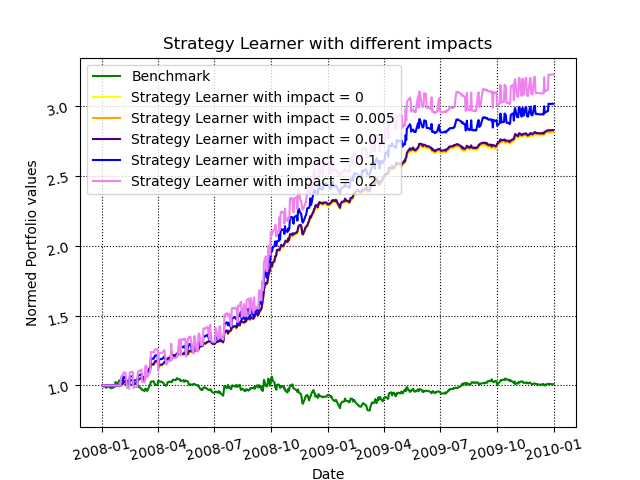

Recreate this plot in Python.
import datetime as dt
import numpy as np
import pandas as pd

from util import get_data, plot_data
import ManualStrategy as ms
import indicators as ind
import marketsimcode as msc
import StrategyLearner as stl
import matplotlib.pyplot as plt


def get_benchmark_statistics(benchmark_portvals):

    # Get Benchmark portfolio statistics
    benchmark_portvals = benchmark_portvals[benchmark_portvals.columns[0]]
    benchmark_daily_returns = np.diff(benchmark_portvals) / benchmark_portvals[0: len(benchmark_portvals) - 1]
    benchmark_cum_ret = (benchmark_portvals[-1] / benchmark_portvals[0]) - 1
    benchmark_avg_daily_ret = round(np.mean(benchmark_daily_returns), 15)
    benchmark_tempdf = pd.DataFrame(benchmark_daily_returns, dtype=float)
    benchmark_std_daily_ret = benchmark_tempdf.std()
    benchmark_sharpe_ratio = round(np.sqrt(252) * benchmark_avg_daily_ret / benchmark_std_daily_ret, 15)

    print(f"Sharpe Ratio of Benchmark : {round(benchmark_sharpe_ratio[0], 12)}")
    print()
    print(f"Cumulative Return of Benchmark : {round(benchmark_cum_ret,12)}")
    print()
    print(f"Standard Deviation of Benchmark : {round(benchmark_std_daily_ret[0], 12)}")
    print()
    print(f"Average Daily Return of Benchmark : {round(benchmark_avg_daily_ret, 12)}")
    print()
    print(f"Final Portfolio Value of Benchmark: {benchmark_portvals[-1]}")

def get_statistics(portvals):

    portvals = portvals[portvals.columns[0]]
    daily_returns = np.diff(portvals) / portvals[0: len(portvals) - 1]
    cum_ret = (portvals[-1] / portvals[0]) - 1
    avg_daily_ret = round(np.mean(daily_returns), 15)
    tempdf = pd.DataFrame(daily_returns, dtype=float)
    std_daily_ret = tempdf.std()
    sharpe_ratio = round(np.sqrt(252) * avg_daily_ret / std_daily_ret, 15)

    print(f"Sharpe Ratio of Strategy Learner: {round(sharpe_ratio[0], 12)}")
    print()
    print(f"Cumulative Return of Strategy Learner: {round(cum_ret, 12)}")
    print()
    print(f"Standard Deviation of Strategy Learner: {round(std_daily_ret[0], 12)}")
    print()
    print(f"Average Daily Return of Strategy Learner: {round(avg_daily_ret, 15)}")
    print()
    print(f"Final Portfolio Value of Strategy Learner: {portvals[-1]}")


def plot_comparison(benchmark_portvals, learner_portval_1, learner_portval_2,learner_portval_3,learner_portval_4,learner_portval_5):
    # Normalize portfolio values

    benchmark_portvals = benchmark_portvals / benchmark_portvals.iloc[0]
    learner_portval_1 = learner_portval_1 / learner_portval_1.iloc[0]
    learner_portval_2 = learner_portval_2 / learner_portval_2.iloc[0]
    learner_portval_3 = learner_portval_3 / learner_portval_3.iloc[0]
    learner_portval_4 = learner_portval_4 / learner_portval_4.iloc[0]
    learner_portval_5 = learner_portval_5 / learner_portval_5.iloc[0]


    plt.plot(benchmark_portvals, label="Benchmark", color='green')
    plt.plot(learner_portval_1, label="Strategy Learner with impact = 0", color='yellow')
    plt.plot(learner_portval_2, label="Strategy Learner with impact = 0.005", color='orange')
    plt.plot(learner_portval_3, label="Strategy Learner with impact = 0.01", color='indigo')
    plt.plot(learner_portval_4, label="Strategy Learner with impact = 0.1", color='blue')
    plt.plot(learner_portval_5, label="Strategy Learner with impact = 0.2", color='violet')

    plt.title("Strategy Learner with different impacts")
    plt.xlabel("Date")
    plt.ylabel("Normed Portfolio values")
    plt.tick_params(rotation=12)
    plt.legend(loc='best')
    plt.grid(color='black', linestyle='dotted')
    plt.savefig("experiment2.png")
    plt.clf()

def perform_exp2():
    symbol = 'JPM'
    sd = dt.datetime(2008, 1, 1)
    ed = dt.datetime(2009, 12, 31)
    sv = 100000
    commission = 0
    impact = 0

    #Strategy learner for insample period
    learner = stl.StrategyLearner(verbose=False, impact=0.0, commission=0.0)  # constructor
    learner.add_evidence(symbol=symbol, sd=sd, ed=ed,sv=sv)  # training phase
    df_trades = learner.testPolicy(symbol, sd, ed,sv)  # testing phase
    orders = learner.change_trades(df_trades, symbol)
    learner_portval_1 = msc.compute_portvals(orders, sd, ed, [symbol], sv, commission=commission, impact=impact)

    impact = 0.005
    df_trades = learner.testPolicy(symbol, sd, ed,sv)  # testing phase
    orders = learner.change_trades(df_trades, symbol)
    learner_portval_2 = msc.compute_portvals(orders, sd, ed, [symbol], sv, commission=commission, impact=impact)

    impact = 0.01
    df_trades = learner.testPolicy(symbol, sd, ed, sv)  # testing phase
    orders = learner.change_trades(df_trades, symbol)
    learner_portval_3 = msc.compute_portvals(orders, sd, ed, [symbol], sv, commission=commission, impact=impact)

    impact = 0.1
    df_trades = learner.testPolicy(symbol, sd, ed, sv)  # testing phase
    orders = learner.change_trades(df_trades, symbol)
    learner_portval_4 = msc.compute_portvals(orders, sd, ed, [symbol], sv, commission=commission, impact=impact)

    impact = 0.2
    df_trades = learner.testPolicy(symbol, sd, ed, sv)  # testing phase
    orders = learner.change_trades(df_trades, symbol)
    learner_portval_5 = msc.compute_portvals(orders, sd, ed, [symbol], sv, commission=commission, impact=impact)

    #Benchmark for insample period
    learner_portval_5 = learner_portval_5.dropna()
    benchmark_trads = pd.DataFrame(columns=['Date', 'Symbol', 'Order', 'Shares'])
    new_row = pd.DataFrame([[learner_portval_5.index[0], symbol, 'BUY', 1000]], columns=['Date', 'Symbol', 'Order', 'Shares'])
    benchmark_trads = pd.concat([benchmark_trads, new_row], ignore_index=True)
    benchmark_trads.set_index(benchmark_trads['Date'], inplace=True)
    benchmark_portvals = msc.compute_portvals(benchmark_trads, sd, ed, [symbol], sv, commission=commission, impact=impact)


    #Get statistics
    print("Benchmark Statistics")
    get_benchmark_statistics(benchmark_portvals)

    portvals = [learner_portval_1 ,learner_portval_2 ,learner_portval_3 ,learner_portval_4 ,learner_portval_5]
    impacts = [0,0.005,0.01,.1,.2]
    index =0
    for portval in portvals:
        print("Statistics for Manual Strategy with impact "+str(impacts[index]))
        index +=1
        get_statistics(portval)


    #Plot
    plot_comparison(benchmark_portvals, learner_portval_1, learner_portval_2,learner_portval_3,learner_portval_4,learner_portval_5)

if __name__ == "__main__":
    perform_exp2()